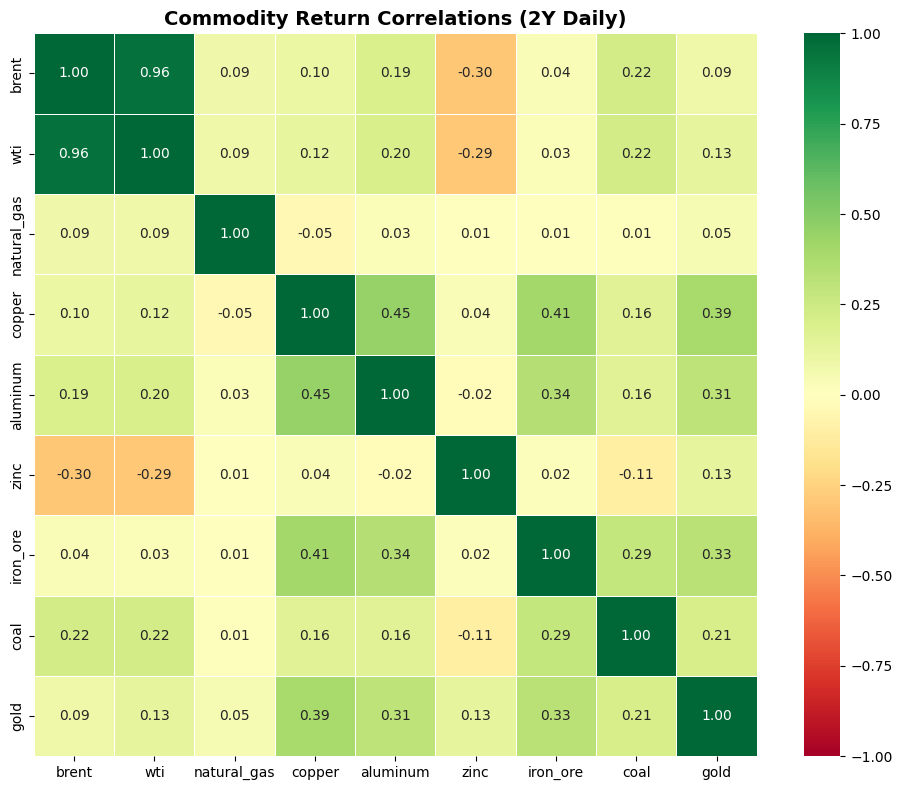
#> input picture notebooks/chart_cell_8.png, 902 x 790 px
$ python generate_carousel_minimal.py
#> lines starting #> are read from the running program, lines starting #| are printed output that depends on the picture
#!/usr/bin/env python3
"""Generate a minimal LinkedIn carousel PDF from CACS experiment results."""

import matplotlib
matplotlib.use("Agg")
import matplotlib.pyplot as plt
import matplotlib.image as mpimg
from matplotlib.backends.backend_pdf import PdfPages
import numpy as np
from pathlib import Path

SCRIPT_DIR = Path(__file__).resolve().parent
OUTPUT = SCRIPT_DIR / "cacs_linkedin_carousel_minimal.pdf"

# Colors — minimal palette
DARK = "#1a1a1a"
GRAY = "#888888"
LIGHT_GRAY = "#cccccc"
GREEN = "#22863a"
RED = "#cb2431"
BLUE = "#0366d6"


def new_slide():
    fig = plt.figure(figsize=(10, 5.625), facecolor="white")
    ax = fig.add_axes([0, 0, 1, 1])
    ax.set_xlim(0, 10)
    ax.set_ylim(0, 5.625)
    ax.set_facecolor("white")
    ax.axis("off")
    return fig, ax


def slide_title(pages):
    fig, ax = new_slide()

    ax.text(5, 3.8, "Can Domain Knowledge Make", fontsize=28, fontweight="bold",
            color=DARK, ha="center")
    ax.text(5, 3.0, "Multi-GPU Inference Smarter?", fontsize=28, fontweight="bold",
            color=DARK, ha="center")
    ax.text(5, 2.0, "Correlation-Aware Commodity Sharding (CACS)", fontsize=14,
            color=GRAY, ha="center")
    ax.text(5, 1.3, "2x T4 GPUs  |  Kaggle  |  $0 cost  |  3 min runtime", fontsize=11,
            color=LIGHT_GRAY, ha="center")

    pages.savefig(fig)
    plt.close(fig)


def slide_problem(pages):
    fig, ax = new_slide()

    ax.text(0.6, 4.8, "The Problem", fontsize=22, fontweight="bold", color=DARK)

    lines = [
        "Scaling commodity forecasting across GPUs requires splitting workload.",
        "Random sharding puts correlated commodities on different GPUs.",
        "This creates cross-GPU data transfers that slow everything down.",
    ]
    y = 3.8
    for line in lines:
        ax.text(0.9, y, line, fontsize=12, color=DARK)
        y -= 0.6

    ax.text(0.9, 1.4, "Random sharding made 2-GPU inference", fontsize=14, color=DARK)
    ax.text(0.9, 0.8, "13% slower than a single GPU.", fontsize=14, fontweight="bold", color=RED)

    pages.savefig(fig)
    plt.close(fig)


def slide_idea(pages):
    fig, ax = new_slide()

    ax.text(0.6, 4.8, "The Idea", fontsize=22, fontweight="bold", color=DARK)

    ax.text(0.9, 3.9, "Use price correlations to decide which commodities share a GPU.", fontsize=13, color=DARK)

    steps = [
        "1.  Compute correlation matrix from 2 years of daily returns",
        "2.  Cluster commodities by correlation distance",
        "3.  Assign each cluster to a GPU",
    ]
    y = 3.0
    for s in steps:
        ax.text(0.9, y, s, fontsize=12, color=DARK)
        y -= 0.55

    ax.text(0.9, 1.2, "GPU 0:", fontsize=12, fontweight="bold", color=DARK)
    ax.text(2.3, 1.2, "natural_gas, zinc, brent, wti, coal", fontsize=12, color=GREEN)
    ax.text(0.9, 0.7, "GPU 1:", fontsize=12, fontweight="bold", color=DARK)
    ax.text(2.3, 0.7, "gold, iron_ore, copper, aluminum", fontsize=12, color=BLUE)

    pages.savefig(fig)
    plt.close(fig)


def slide_correlation(pages):
    fig, ax = new_slide()

    ax.text(0.6, 4.8, "Correlation Matrix", fontsize=22, fontweight="bold", color=DARK)

    img_path = SCRIPT_DIR / "chart_cell_8.png"
    if img_path.exists():
        img = mpimg.imread(str(img_path))
#> img is the input picture: shape (790, 902, 4) float32; mean R, G, B, A 0.809, 0.877, 0.644, 1
        img_ax = fig.add_axes([0.05, 0.02, 0.58, 0.82])
        img_ax.imshow(img)
        img_ax.axis("off")

    ax.text(7.0, 3.8, "Brent - WTI:  0.96", fontsize=11, color=DARK)
    ax.text(7.0, 3.3, "Brent - Coal:  0.34", fontsize=11, color=DARK)
    ax.text(7.0, 2.8, "Copper - Aluminum:  0.45", fontsize=11, color=DARK)
    ax.text(7.0, 2.3, "Gold - Brent:  0.04", fontsize=11, color=GRAY)

    ax.text(7.0, 1.4, "Strong clusters exist.", fontsize=12, fontweight="bold", color=DARK)
    ax.text(7.0, 0.9, "CACS exploits them.", fontsize=12, color=GRAY)

    pages.savefig(fig)
    plt.close(fig)


def slide_dendrogram(pages):
    fig, ax = new_slide()

    ax.text(0.6, 4.8, "Clustering Dendrogram", fontsize=22, fontweight="bold", color=DARK)

    img_path = SCRIPT_DIR / "chart_cell_10.png"
    if img_path.exists():
        img = mpimg.imread(str(img_path))
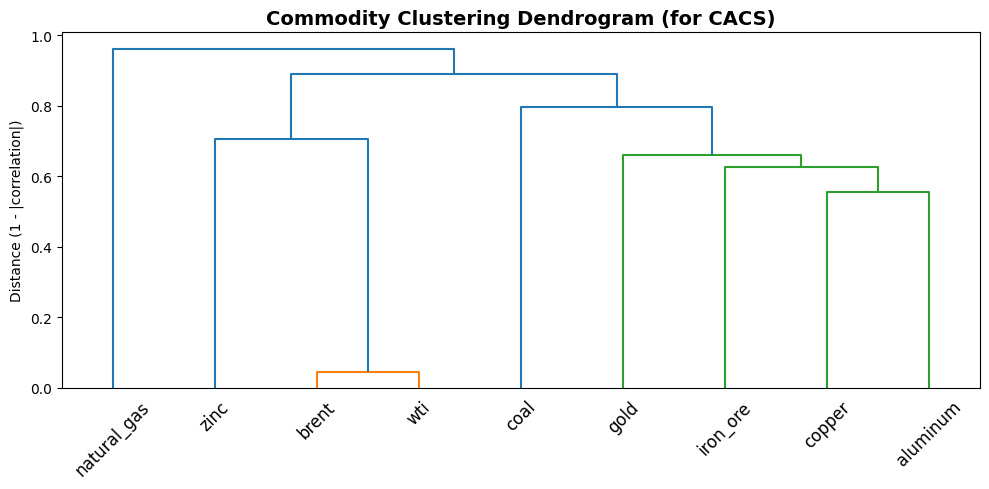
#> input picture notebooks/chart_cell_10.png, 989 x 489 px
#> img is the input picture: shape (489, 989, 4) float32; mean R, G, B, A 0.969, 0.974, 0.974, 1
        img_ax = fig.add_axes([0.03, 0.02, 0.94, 0.8])
        img_ax.imshow(img)
        img_ax.axis("off")

    pages.savefig(fig)
    plt.close(fig)


def slide_communication(pages):
    fig, ax = new_slide()

    ax.text(0.6, 4.8, "Communication Analysis", fontsize=22, fontweight="bold", color=DARK)

    ax.text(0.9, 3.9, "Cross-GPU transfers when correlated features are needed:", fontsize=12, color=GRAY)

    # Simple table — no borders
    col_x = [1.5, 4.5, 7.5]
    headers = ["Strategy", "Transfers", "Rate"]
    for i, h in enumerate(headers):
        ax.text(col_x[i], 3.2, h, fontsize=11, fontweight="bold", color=DARK, ha="center")

    ax.plot([0.6, 9.4], [3.0, 3.0], color=LIGHT_GRAY, linewidth=0.5)

    rows = [
        ("CACS", "0", "0%", GREEN),
        ("Random", "8", "50%", RED),
        ("Round-Robin", "10", "62.5%", RED),
    ]
    y = 2.5
    for name, transfers, rate, color in rows:
        ax.text(col_x[0], y, name, fontsize=12, color=DARK, ha="center")
        ax.text(col_x[1], y, transfers, fontsize=12, color=color, ha="center", fontweight="bold")
        ax.text(col_x[2], y, rate, fontsize=12, color=color, ha="center", fontweight="bold")
        y -= 0.55

    ax.text(0.9, 0.7, "CACS: zero cross-GPU transfers.", fontsize=14, fontweight="bold", color=GREEN)

    pages.savefig(fig)
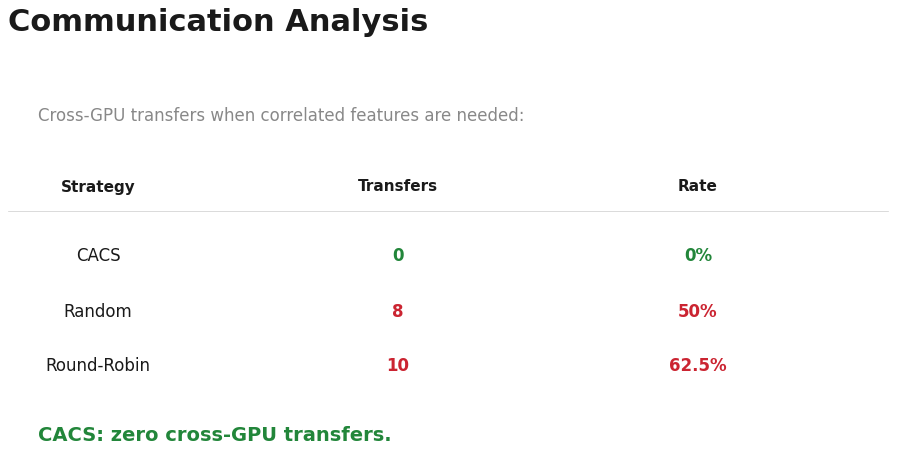
#> figure drawn by matplotlib, 1 panel
    plt.close(fig)


def slide_benchmark(pages):
    fig, ax = new_slide()

    ax.text(0.6, 4.8, "Benchmark Results", fontsize=22, fontweight="bold", color=DARK)

    img_path = SCRIPT_DIR / "chart_cell_21.png"
    if img_path.exists():
        img = mpimg.imread(str(img_path))
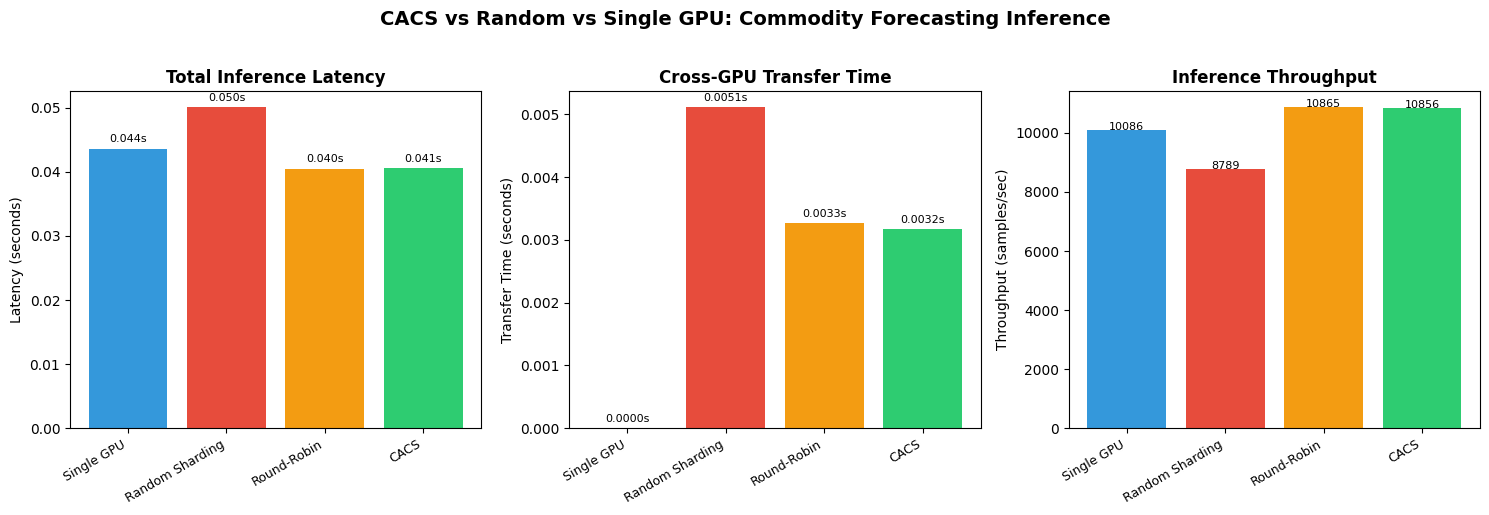
#> input picture notebooks/chart_cell_21.png, 1489 x 515 px
#> img is the input picture: shape (515, 1489, 4) float32; mean R, G, B, A 0.849, 0.84, 0.775, 1
        img_ax = fig.add_axes([0.02, 0.02, 0.96, 0.82])
        img_ax.imshow(img)
        img_ax.axis("off")

    pages.savefig(fig)
    plt.close(fig)


def slide_numbers(pages):
    fig, ax = new_slide()

    ax.text(0.6, 4.8, "CACS vs Random Sharding", fontsize=22, fontweight="bold", color=DARK)

    metrics = [
        ("38%", "less transfer time"),
        ("19%", "lower latency"),
        ("23%", "higher throughput"),
    ]

    for i, (num, label) in enumerate(metrics):
        cx = 1.8 + i * 3
        ax.text(cx, 3.2, num, fontsize=40, fontweight="bold", color=GREEN, ha="center")
        ax.text(cx, 2.4, label, fontsize=13, color=DARK, ha="center")

    ax.text(5, 1.0, "2x T4 GPUs  |  Kaggle free tier  |  $0", fontsize=11, color=LIGHT_GRAY, ha="center")

    pages.savefig(fig)
    plt.close(fig)


def slide_takeaways(pages):
    fig, ax = new_slide()

    ax.text(0.6, 4.8, "Takeaways", fontsize=22, fontweight="bold", color=DARK)

    takeaways = [
        ("Naive parallelization can hurt.", "Random sharding was 13% slower than 1 GPU."),
        ("Domain-aware sharding fixes it.", "CACS eliminated all cross-GPU transfers."),
        ("For small workloads, 1 GPU wins.", "CACS shines at 50+ commodities or larger models."),
        ("The algorithm is 6 lines of code.", "scipy hierarchical clustering on correlations."),
    ]

    y = 3.9
    for title, desc in takeaways:
        ax.text(0.9, y, title, fontsize=13, fontweight="bold", color=DARK)
        ax.text(0.9, y - 0.35, desc, fontsize=11, color=GRAY)
        y -= 0.95

    pages.savefig(fig)
    plt.close(fig)


def slide_code(pages):
    fig, ax = new_slide()

    ax.text(0.6, 4.8, "The Entire Algorithm", fontsize=22, fontweight="bold", color=DARK)

    # Code block — dark background, no border
    ax.add_patch(plt.Rectangle((0.6, 1.0), 8.8, 3.2, facecolor="#f6f8fa", edgecolor="none"))

    code = [
        "from scipy.cluster.hierarchy import linkage, fcluster",
        "from scipy.spatial.distance import squareform",
        "",
        "dist = squareform((1 - corr_matrix.abs()).values)",
        "Z = linkage(dist, method='average')",
        "labels = fcluster(Z, n_gpus, criterion='maxclust')",
    ]

    y = 3.8
    for line in code:
        if line == "":
            y -= 0.3
            continue
        color = BLUE if line.startswith("from") else DARK
        ax.text(1.0, y, line, fontsize=11, fontfamily="monospace", color=color)
        y -= 0.4

    ax.text(0.9, 0.5, "6 lines to make multi-GPU inference domain-aware.", fontsize=12, color=GRAY)

    pages.savefig(fig)
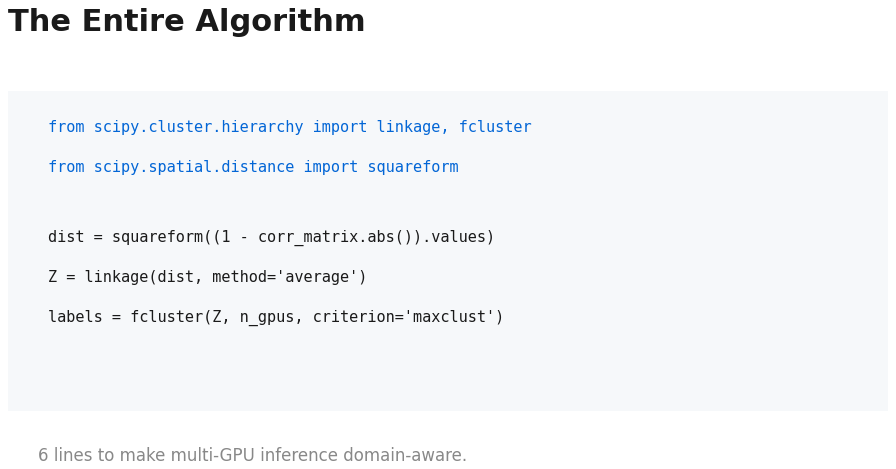
#> figure drawn by matplotlib, 1 panel
    plt.close(fig)


def slide_closing(pages):
    fig, ax = new_slide()

    ax.text(5, 3.6, "If your workload has internal correlations,", fontsize=18,
            color=DARK, ha="center")
    ax.text(5, 2.8, "use them to inform your parallelization strategy.", fontsize=18,
            fontweight="bold", color=DARK, ha="center")

    ax.text(5, 1.5, "Notebook on Kaggle  |  Free  |  Reproducible", fontsize=11,
            color=LIGHT_GRAY, ha="center")
    ax.text(5, 1.0, "Part of: Red Teaming Agentic AI for Commodity Trading", fontsize=10,
            color=LIGHT_GRAY, ha="center")

    pages.savefig(fig)
    plt.close(fig)


def main():
    print("Generating minimal carousel PDF...")
    with PdfPages(str(OUTPUT)) as pages:
        slide_title(pages)
        slide_problem(pages)
        slide_idea(pages)
        slide_correlation(pages)
        slide_dendrogram(pages)
        slide_communication(pages)
        slide_benchmark(pages)
        slide_numbers(pages)
        slide_takeaways(pages)
        slide_code(pages)
        slide_closing(pages)
    print(f"Saved: {OUTPUT}")


if __name__ == "__main__":
    main()
